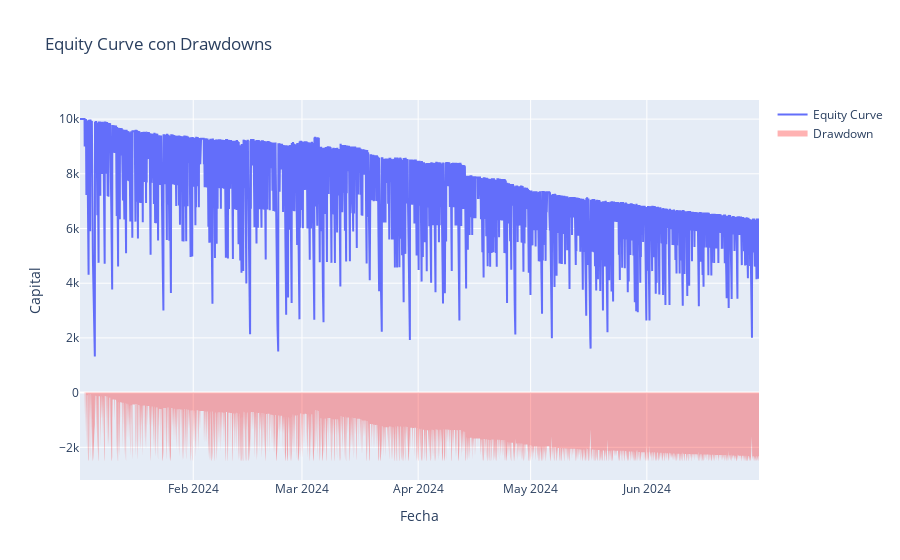

Notebook source saved alongside this figure:
### Code cell
import plotly.graph_objects as go

# 7. Visualización 1: Graficar curva de equity con drawdowns
fig = go.Figure()
fig.add_trace(go.Scatter(x=results.equity_curve.index, y=results.equity_curve, mode='lines', name='Equity Curve'))
fig.add_trace(go.Scatter(x=results.drawdowns.index, y=results.drawdowns * results.equity_curve, fill='tozeroy', mode='none', name='Drawdown', fillcolor='rgba(255,0,0,0.3)'))
fig.update_layout(title='Equity Curve con Drawdowns', xaxis_title='Fecha', yaxis_title='Capital')
fig.show()

### Figure 1 — Plotly figure (JSON) as saved in the notebook; plotly's stock layout.template omitted (floating-point values rounded to 4 significant figures; data arrays with more than 128 entries replaced by an {"elided": "..."} marker saying what was removed)
{"data": [{"mode": "lines", "name": "Equity Curve", "type": "scatter", "x": {"elided": "4328 str values"}, "y": {"elided": "4328 float values"}}, {"fill": "tozeroy", "fillcolor": "rgba(255,0,0,0.3)", "mode": "none", "name": "Drawdown", "type": "scatter", "x": {"elided": "4328 str values"}, "y": {"elided": "4328 float values"}}], "layout": {"title": {"text": "Equity Curve con Drawdowns"}, "xaxis": {"title": {"text": "Fecha"}}, "yaxis": {"title": {"text": "Capital"}}}}
